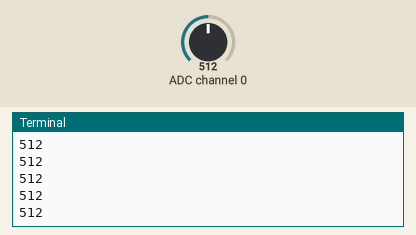
Simulated run of this program. Board: Raspberry Pi (BCM pin numbers). On the bench: the last lines printed to the terminal. Inputs (shaded band) come from the test bench; at power-on: ADC channel 0 = 512 (analog values on the 0–1023 scale).

Above: at 1.2 s.
1.3 s: ADC channel 0 set to 716
At 1.31 s:
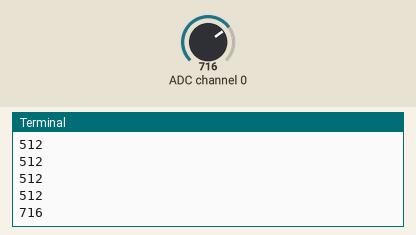
2.8 s: ADC channel 0 set to 900
At 2.81 s:
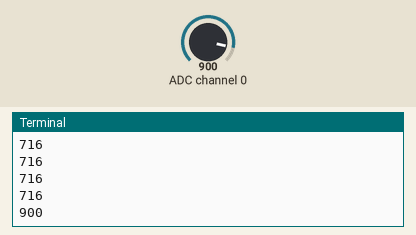
Timing chart, 0 to 5.8 s (numbered marks = the images above; inputs shaded):
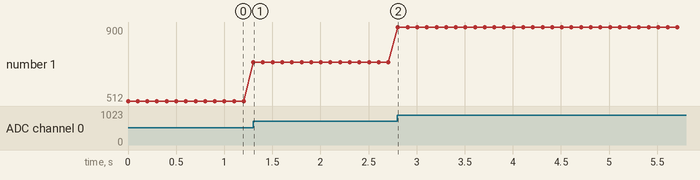

The program:

t1.py
```python
import time
import Adafruit_GPIO.SPI, Adafruit_MCP3008

adc = Adafruit_MCP3008.MCP3008(spi=Adafruit_GPIO.SPI.SpiDev(0, 0))

try:
    print('start')
    while True:
        var = adc.read_adc(0)
        print(var)
        time.sleep(0.1)
except KeyboardInterrupt:
    print('KeyboardInterrupt')
finally:
    print('finally')
```

Measured:
- after the input at 1.3 s, the terminal: prints a new line at once (image 1)
- after the input at 2.8 s, the terminal: prints a new line at once (image 2)
- plotted number 1: 512 → 716 after the input at 1.3 s, 716 → 900 after the input at 2.8 s
